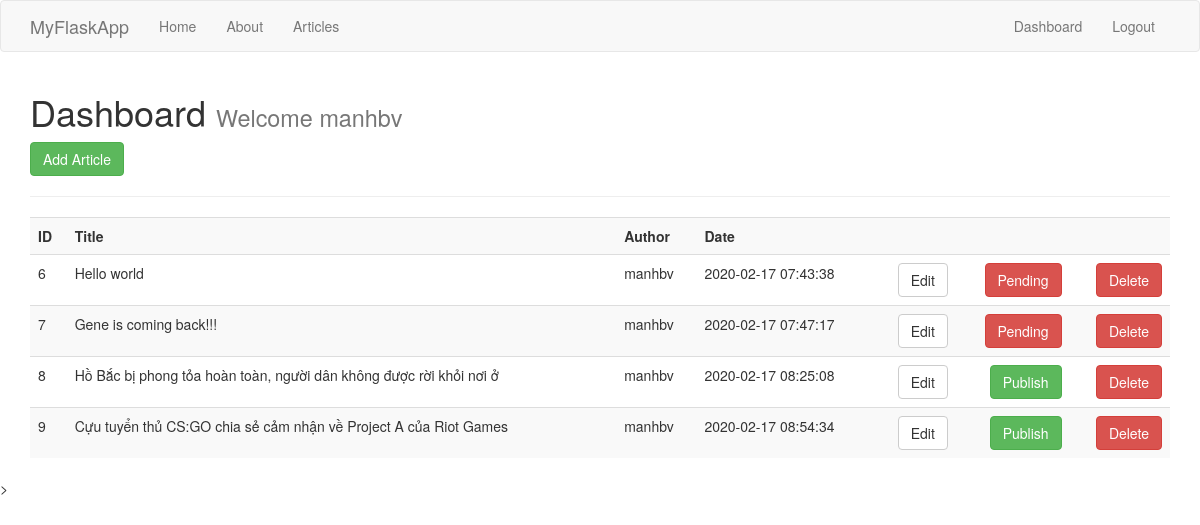
The page /dashboard (signed in) on the database as committed earlier.
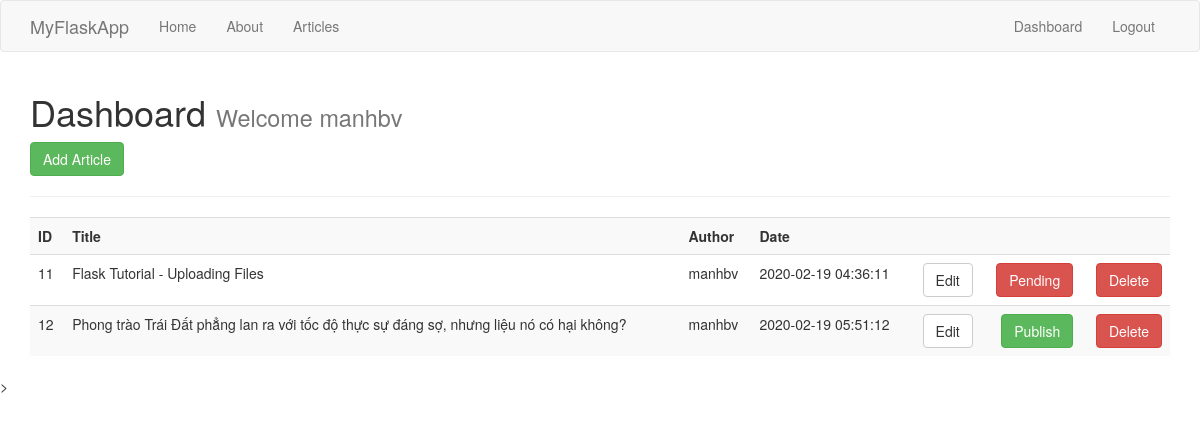
The same page on the database as committed later.
### tables this page shows
CREATE TABLE "articles" (
	"id"	INTEGER PRIMARY KEY AUTOINCREMENT,
	"author"	TEXT NOT NULL,
	"created"	TIMESTAMP NOT NULL DEFAULT CURRENT_TIMESTAMP,
	"title"	TEXT NOT NULL,
	"body"	TEXT NOT NULL,
	"publish"	TEXT NOT NULL DEFAULT 'Publish',
	FOREIGN KEY("author") REFERENCES "users"("username")
);

### flaskr/__init__.py (the view)
    @app.route('/dashboard')
    @is_logged_in
    def dashboard():
        cur = get_db()
        res = cur.execute("SELECT * from articles WHERE author = ?", [session['username']])
        articles = res.fetchall()
        cur.commit
        cur.close
        if res is None:
            msg = 'Bạn chưa tạo bài viết nào! Hãy bắt đầu viết một bài viết đi nào :)'
            return render_template('dashboard.html', msg = msg)
        else:
            return render_template('dashboard.html', articles = articles)

### flaskr/db_connector.py (called while the page is built)
def get_db():
    if 'db' not in g:
        g.db = sqlite3.connect(
            current_app.config['DATABASE'],
            detect_types=sqlite3.PARSE_DECLTYPES
        )
        g.db.row_factory = sqlite3.Row
    return g.db

### flaskr/templates/dashboard.html (shortened to what this page needs)
{% extends 'layout.html' %}
{% block body %}
  <h1>Dashboard <small> Welcome {{session.username}}</small></h1>
  <a class="btn btn-success" href="/add_article"> Add Article</a>
  <hr>
  <table class="table table-striped">
    <tr>
      <th>ID</th>
      <th>Title</th>
      <th>Author</th>
      <th>Date</th>
      <th></th>
      <th></th>
	  <th></th>
    </tr>
    {% for article in articles %}
      <tr>
        <td>{{article.id}}</td>
        <td>{{article.title}}</td>
        <td>{{article.author}}</td>
        <td>{{article.created}}</td>
        <td><a href="edit_article/{{article.id}}" class="btn btn-default pull-right">Edit</a></td>
        <td>
          <form action="{{url_for('pp_article', id=article.id)}}" method="post">
			{% if article.publish == 'Publish' %}
				<input type="submit" name='hide_button' value={{article.publish}} class="btn btn-success pull-right"">
			{% endif %}
			{% if article.publish == 'Pending' %}
				<input type="submit" name='hide_button' value={{article.publish}} class="btn btn-danger pull-right"">
			{% endif %}
          </form>
        </td>
		<td>
          <form action="{{url_for('delete_article', id=article.id)}}" method="post">
            <input type="submit" value="Delete" class="btn btn-danger pull-right"">
          </form>
        </td>
      </tr>
    {% endfor %}
  </table>
{% endblock %}

### flaskr/templates/layout.html (shortened to what this page needs)
<!DOCTYPE html>
<html>
  <head>
    <link rel="stylesheet" href="https://maxcdn.bootstrapcdn.com/bootstrap/3.3.7/css/bootstrap.min.css">
  </head>
  <body>
    {% include 'includes/_navbar.html' %}
    <div class="container">
      {% block body %}{% endblock %}
    </div>
    >
  </body>
</html>

### flaskr/templates/includes/_navbar.html (shortened to what this page needs)
<nav class="navbar navbar-default">
      <div class="container">
        <div class="navbar-header">
          <a class="navbar-brand" href="#">MyFlaskApp</a>
        </div>
        <div id="navbar" class="collapse navbar-collapse">
          <ul class="nav navbar-nav">
            <li><a href="/">Home</a></li>
            <li><a href="/about">About</a></li>
            <li><a href="/articles">Articles</a></li>
          </ul>
          <ul class="nav navbar-nav navbar-right">
            {% if session.logged_in %}
              <li><a href="/dashboard">Dashboard</a></li>
              <li><a href="/logout">Logout</a></li>
            {% else %}
              <li><a href="/register">Register</a></li>
              <li><a href="/login">Login</a></li>
            {% endif %}
          </ul>
        </div>
      </div>
    </nav>

Rows that differ between the two databases and show on the page:
removed articles: id "6", title "Hello world", author "manhbv", created "2020-02-17 07:43:38", hide_button "Pending"
removed articles: id "7", title "Gene is coming back!!!", author "manhbv", created "2020-02-17 07:47:17", hide_button "Pending"
removed articles: id "8", title "Hồ Bắc bị phong tỏa hoàn toàn, người dân không được rời khỏi nơi ở", author "manhbv", created "2020-02-17 08:25:08", hide_button "Publish"
removed articles: id "9", title "Cựu tuyển thủ CS:GO chia sẻ cảm nhận về Project A của Riot Games", author "manhbv", created "2020-02-17 08:54:34", hide_button "Publish"
added articles: id "11", title "Flask Tutorial - Uploading Files", author "manhbv", created "2020-02-19 04:36:11", hide_button "Pending"
added articles: id "12", title "Phong trào Trái Đất phẳng lan ra với tốc độ thực sự đáng sợ, nhưng liệu nó có hại không?", author "manhbv", created "2020-02-19 05:51:12", hide_button "Publish"
